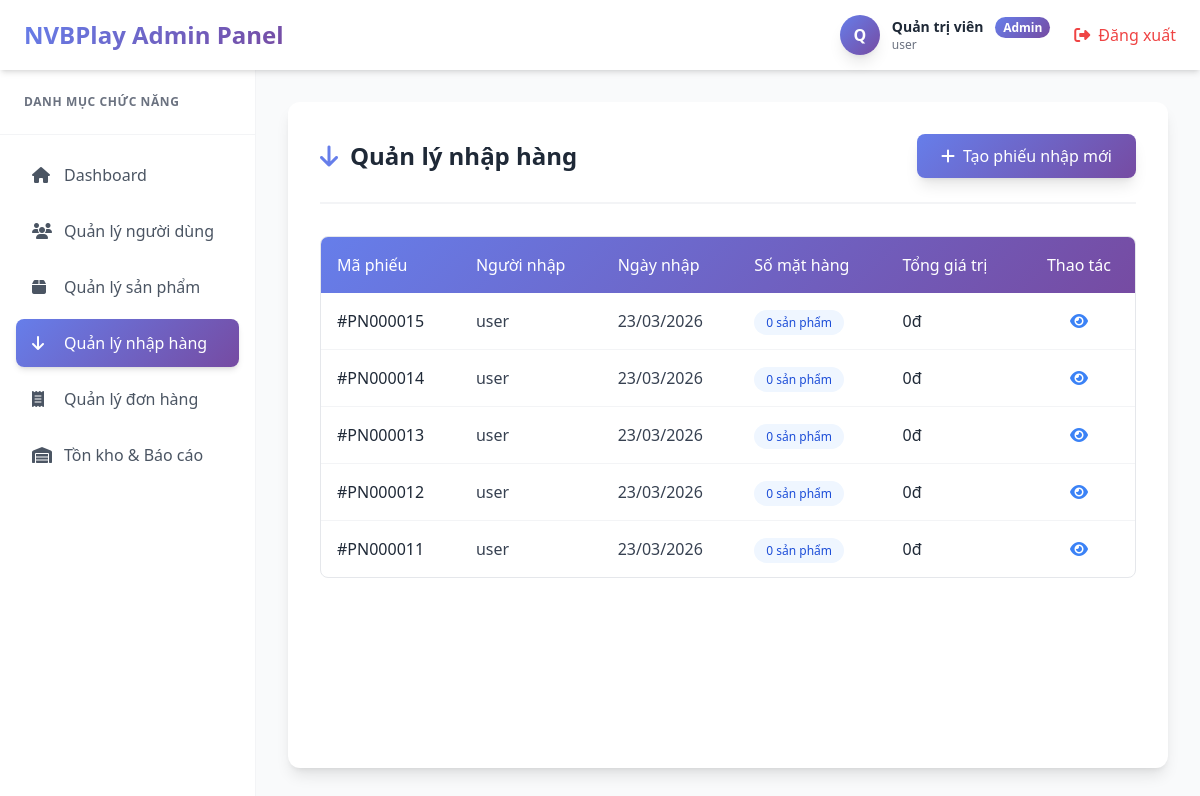
The app's page /admin/import.php (signed in) with its own data.
### tables this page shows
CREATE TABLE `phieunhap` (
  `NhapHang_id` int(11) NOT NULL,
  `NguoiNhap` varchar(100) DEFAULT NULL,
  `NgayNhap` date DEFAULT NULL,
  `SoLuong` int(11) DEFAULT NULL
);

### admin/import.php (the view, shortened to what this page needs)
<?php
require_once __DIR__ . '/../control/connect.php';
$admin_name = $_SESSION['admin_name'] ?? 'Quản trị viên';
$admin_username = $_SESSION['admin_username'] ?? '';
$sql = "SELECT pn.*,
        (SELECT COUNT(*) FROM chitietphieunhap WHERE PhieuNhap_id = pn.NhapHang_id) as so_mat_hang,
        COALESCE((SELECT SUM(SoLuong * Gia_Nhap) FROM chitietphieunhap WHERE PhieuNhap_id = pn.NhapHang_id), 0) as tong_gia_tri
        FROM phieunhap pn
        ORDER BY pn.NgayNhap DESC, pn.NhapHang_id DESC";
$result = $conn->query($sql);
?>
<!DOCTYPE html>
<html lang="vi">
<head>
    <script src="https://cdn.tailwindcss.com"></script>
    <link rel="stylesheet" href="https://cdnjs.cloudflare.com/ajax/libs/font-awesome/6.4.0/css/all.min.css">
</head>
<body class="bg-gray-50 font-sans text-gray-800">
    <header class="bg-white shadow-md sticky top-0 z-50 h-[70px] flex items-center w-full">
        <div class="w-full px-6 flex justify-between items-center">
            <h1 class="text-2xl font-bold bg-clip-text text-transparent bg-gradient-custom">NVBPlay Admin Panel</h1>
            <div class="flex items-center gap-6">
                <div class="flex items-center gap-3">
                    <div class="w-10 h-10 rounded-full bg-gradient-custom flex items-center justify-center text-white font-bold shadow-lg">
                        <?php echo strtoupper(substr($admin_name, 0, 1)); ?>
                    </div>
                    <div>
                        <p class="text-sm font-semibold text-gray-800"><?php echo htmlspecialchars($admin_name); ?> <span class="ml-2 text-xs bg-gradient-custom text-white px-2 py-0.5 rounded-full">Admin</span></p>
                        <p class="text-xs text-gray-500"><?php echo htmlspecialchars($admin_username); ?></p>
                    </div>
                </div>
                <button onclick="logout()" class="flex items-center gap-2 text-red-500 hover:text-red-700 transition font-medium"><i class="fas fa-sign-out-alt"></i> Đăng xuất</button>
            </div>
        </div>
    </header>
    <div class="flex w-full min-h-[calc(100vh-70px)]">
        <aside class="w-64 bg-white shadow-lg hidden lg:block flex-shrink-0 border-r border-gray-100">
            <div class="p-6 border-b border-gray-100"><h3 class="text-gray-500 text-xs font-bold uppercase tracking-wider">Danh mục chức năng</h3></div>
            <nav class="p-4 space-y-2">
                <a href="dashboard.php" class="flex items-center gap-3 px-4 py-3 text-gray-600 rounded-lg hover:bg-gray-50 hover:text-primary transition"><i class="fas fa-home w-5"></i> Dashboard</a>
                <a href="users.php" class="flex items-center gap-3 px-4 py-3 text-gray-600 rounded-lg hover:bg-gray-50 hover:text-primary transition"><i class="fas fa-users w-5"></i> Quản lý người dùng</a>
                <a href="product.php" class="flex items-center gap-3 px-4 py-3 text-gray-600 rounded-lg hover:bg-gray-50 hover:text-primary transition"><i class="fas fa-box w-5"></i> Quản lý sản phẩm</a>
                <a href="import.php" class="flex items-center gap-3 px-4 py-3 bg-gradient-custom text-white rounded-lg shadow-md"><i class="fas fa-arrow-down w-5"></i> Quản lý nhập hàng</a>
                <a href="orders.php" class="flex items-center gap-3 px-4 py-3 text-gray-600 rounded-lg hover:bg-gray-50 hover:text-primary transition"><i class="fas fa-receipt w-5"></i> Quản lý đơn hàng</a>
                <a href="inventory.php" class="flex items-center gap-3 px-4 py-3 text-gray-600 rounded-lg hover:bg-gray-50 hover:text-primary transition"><i class="fas fa-warehouse w-5"></i> Tồn kho & Báo cáo</a>
            </nav>
        </aside>
        <main class="flex-1 p-6 lg:p-8 overflow-x-hidden bg-gray-50">
            <div class="bg-white rounded-xl shadow-lg p-6 lg:p-8 min-h-full">
                <div class="flex flex-col sm:flex-row justify-between items-start sm:items-center mb-8 pb-6 border-b-2 border-gray-100 gap-4">
                    <h2 class="text-2xl font-bold text-gray-800 flex items-center gap-3"><i class="fas fa-arrow-down text-primary"></i> Quản lý nhập hàng</h2>
                    <a href="add_import.php" class="bg-gradient-custom hover:opacity-90 text-white px-6 py-2.5 rounded-lg font-medium shadow-lg transition flex items-center gap-2">
                        <i class="fas fa-plus"></i> Tạo phiếu nhập mới
                    </a>
                </div>
                <div class="overflow-x-auto rounded-lg border border-gray-200">
                    <table class="w-full text-left">
                        <thead>
                            <tr class="bg-gradient-custom text-white">
                                <th class="p-4 font-medium">Mã phiếu</th>
                                <th class="p-4 font-medium">Người nhập</th>
                                <th class="p-4 font-medium">Ngày nhập</th>
                                <th class="p-4 font-medium">Số mặt hàng</th>
                                <th class="p-4 font-medium">Tổng giá trị</th>
                                <th class="p-4 font-medium text-center">Thao tác</th>
                            </tr>
                        </thead>
                        <tbody class="divide-y divide-gray-100">
                            <?php if (isset($result) && $result && $result->num_rows > 0): ?>
                                <?php while($row = $result->fetch_assoc()):
                                    $ngayNhap = $row['NgayNhap'] ? date('d/m/Y', strtotime($row['NgayNhap'])) : 'N/A';
                                    $tongGiaTri = floatval($row['tong_gia_tri'] ?? 0);
                                ?>
                                <tr class="hover:bg-blue-50/50 transition">
                                    <td class="p-4 font-medium">#PN<?php echo str_pad($row['NhapHang_id'], 6, '0', STR_PAD_LEFT); ?></td>
                                    <td class="p-4 text-gray-700"><?php echo htmlspecialchars($row['NguoiNhap'] ?? 'N/A'); ?></td>
                                    <td class="p-4 text-gray-700"><?php echo $ngayNhap; ?></td>
                                    <td class="p-4"><span class="px-3 py-1 rounded-full text-xs bg-blue-50 text-blue-700"><?php echo intval($row['so_mat_hang']); ?> sản phẩm</span></td>
                                    <td class="p-4 font-medium text-gray-800"><?php echo number_format($tongGiaTri, 0, ',', '.'); ?>đ</td>
                                    <td class="p-4 text-center">
                                        <a href="view_import.php?id=<?php echo $row['NhapHang_id']; ?>" class="text-blue-500 hover:text-blue-700 mx-1" title="Xem"><i class="fas fa-eye"></i></a>
                                    </td>
                                </tr>
                                <?php endwhile; ?>
                            <?php elseif (!isset($error_message)): ?>
                                <tr><td colspan="6" class="text-center py-12 text-gray-500"><i class="fas fa-inbox text-4xl mb-3"></i><p>Chưa có phiếu nhập nào.</p></td></tr>
                            <?php endif; ?>
                        </tbody>
                    </table>
                </div>
            </div>
        </main>
    </div>
</body>
</html>

### records on screen
phieunhap: NhapHang_id "000015", NguoiNhap "user", NgayNhap "23/03/2026", so_mat_hang "0", tongGiaTri "0"
phieunhap: NhapHang_id "000014", NguoiNhap "user", NgayNhap "23/03/2026", so_mat_hang "0", tongGiaTri "0"
phieunhap: NhapHang_id "000013", NguoiNhap "user", NgayNhap "23/03/2026", so_mat_hang "0", tongGiaTri "0"
phieunhap: NhapHang_id "000012", NguoiNhap "user", NgayNhap "23/03/2026", so_mat_hang "0", tongGiaTri "0"
phieunhap: NhapHang_id "000011", NguoiNhap "user", NgayNhap "23/03/2026", so_mat_hang "0", tongGiaTri "0"

### other values on screen
substr($admin_name, 0, 1) "Q"
$admin_name "Quản trị viên"
$admin_username "user"
